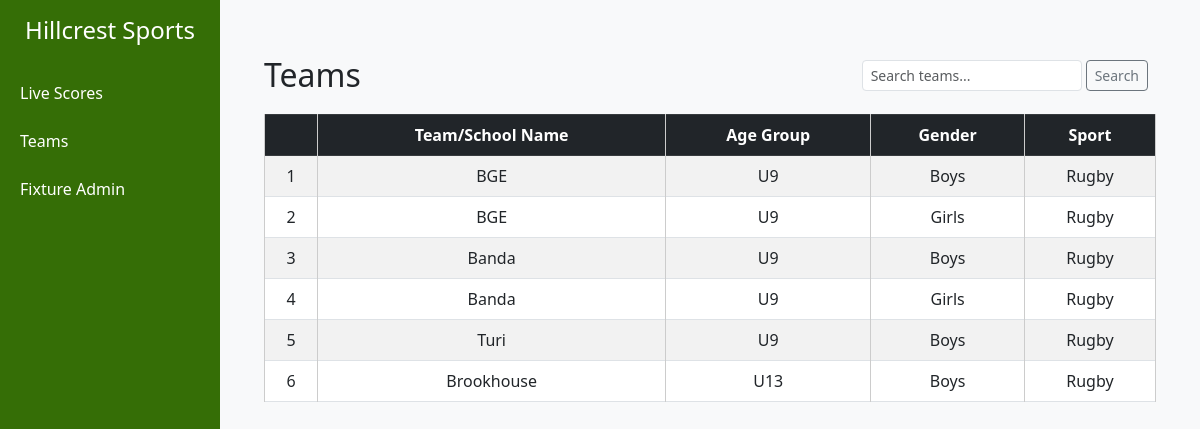
Screenshot of /teams/ with the database file from the repository.
### teams/models.py (models this page shows, shortened)
class Teams(models.Model):
    team_name = models.CharField(max_length=200, blank=True)
    age_group = models.CharField(max_length=200, blank=True)
    gender = models.CharField(max_length=15, blank=True)
    sport = models.CharField(max_length=15, blank=True)
    coach = models.CharField(max_length=15, blank=True)
    email = models.EmailField(unique=False)
    added_on = models.DateTimeField(auto_now_add=True)

### fixtureviewer/views.py (the view)
# urls.py: path('teams/', views.season_teams, name='teams'),
def season_teams(request):
    teams = Teams.objects.all()
    return render(request, 'viewer/teams.html' , {'teams': teams})

### templates/viewer/teams.html (shortened to what this page needs)
{% extends 'base/main.html' %}
{% block content %}
<div class="container mt-4">
    <div class="d-flex justify-content-between align-items-center mb-3">
        <h2 class="mb-0">Teams</h2>
        <div class="d-flex">
            <form class="d-flex me-2" method="GET" action="">
                <input type="text" name="q" class="form-control form-control-sm" placeholder="Search teams..." value="{{ request.GET.q }}">
                <button type="submit" class="btn btn-sm btn-outline-secondary ms-1">Search</button>
            </form>
        </div>
    </div>
    <table class="table table-bordered table-striped">
        <thead class="table-dark">
            <tr>
                <th></th>
                <th>Team/School Name</th>
                <th>Age Group</th>
                <th>Gender</th>
                <th>Sport</th>
            </tr>
        </thead>
        <tbody>
              {% for team in teams %}
            <tr>
                <td>{{ forloop.counter }}</td>
                <td>{{ team.team_name }}</td>
                <td>{{ team.age_group }}</td>
                <td>{{ team.gender}}</td>
                <td>{{ team.sport }}</td>
            </tr>
            {% endfor %}
        </tbody>
    </table>
</div>
{% endblock %}

### templates/base/main.html (style rules this page uses)
body { background-color: #f8f9fa; }
h2 { text-align: center; }
table { width: 100%; border-collapse: collapse; margin-top: 20px; }
th, td { border: 1px solid #ccc; padding: 10px; text-align: center; }
th { background-color: #f4f4f4; }

### rows the page displays
Teams: team_name "BGE", age_group "U9", gender "Boys", sport "Rugby"
Teams: team_name "BGE", age_group "U9", gender "Girls", sport "Rugby"
Teams: team_name "Banda", age_group "U9", gender "Boys", sport "Rugby"
Teams: team_name "Banda", age_group "U9", gender "Girls", sport "Rugby"
Teams: team_name "Turi", age_group "U9", gender "Boys", sport "Rugby"
Teams: team_name "Brookhouse", age_group "U13", gender "Boys", sport "Rugby"
